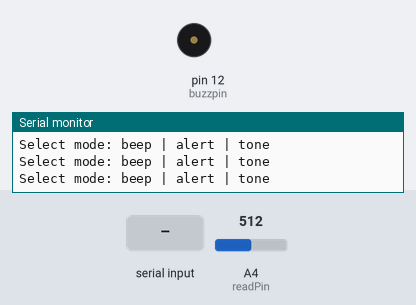
Bench run of a sketch on a simulated Arduino Uno, built with avr-gcc and run on an emulated ATmega328P. On the bench: buzzer (waves = sounding), the last lines printed to the serial monitor. The test bench sets the inputs (shaded band); at power-on: A4 (readPin) = 512.

Above: at 1.2 s.
1.3 s: "alert\n" received over Serial
2.8 s: "exit\n" received over Serial
5.8 s: "tone\n" received over Serial
At 7.2 s:
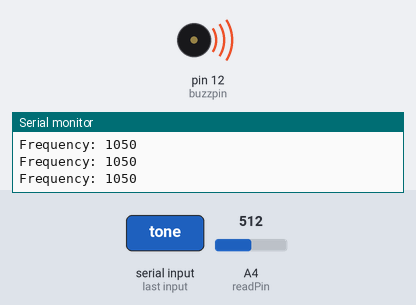
Timing chart, 0 to 8.8 s (numbered marks = the images above; inputs shaded):
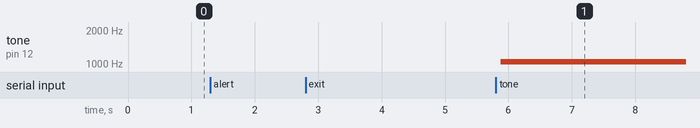

Measured:
- after the input at 5.8 s, tone on pin 12 (buzzpin): silent → 1050 Hz after 0.08 s

The sketch:

multi_mode_embedded_system1.ino
```cpp
int readPin=A4;
int buzzpin=12;

int mynum;
bool beepConfigured = false;
bool beepDone = false;
int value=0;
float volt;
int toneval;
int dt =300;

String mode="";

void playtone(String cmd){

  static int count = 0;

  // Ask user input
  if(!beepConfigured){
    Serial.println("Enter number of beeps: ");

    if(cmd != ""){
      mynum = cmd.toInt();

      if(mynum > 0){
        beepConfigured = true;
        beepDone = false;
      }
      else{
        Serial.println("Invalid number");
      }
    }
    return;
  }

  // Execute beeps
  if(!beepDone){
    if(count < mynum){
      digitalWrite(buzzpin, HIGH);
      delay(dt);
      digitalWrite(buzzpin, LOW);
      delay(dt);
      count++;
    }
    else{
      Serial.println("Beep complete");

      count = 0;
      beepConfigured = false;
      beepDone = false;
    }
  }
}
void readpot(){
  value = analogRead(readPin);
  // Convert ADC to voltage
  volt = (5./1023.)*value;
  Serial.print("voltage  is ");
  Serial.println(volt);
}
void alertvolt(){
// voltage alert system
  readpot();
  if(volt>2.5){
  	digitalWrite(buzzpin,HIGH);
  }
  else{
  digitalWrite(buzzpin,LOW);
  }
  delay(dt);
}

void generatetone(){
  value=analogRead(readPin);
  /*
  9toneval=(9940./1023.)*value+60;
  Serial.print("Tone value: ");
  Serial.println(toneval);
  digitalWrite(buzzpin, HIGH);
  delayMicroseconds(toneval);
  digitalWrite(buzzpin, LOW);
  delayMicroseconds(toneval);
  */
  toneval = map(value, 0, 1023, 100, 2000);

  Serial.print("Frequency: ");
  Serial.println(toneval);

  tone(buzzpin, toneval);
  delay(100);
}


void setup()
{
  pinMode(buzzpin, OUTPUT);
  pinMode(readPin, INPUT);
  Serial.begin(9600);
}
void loop()
{
  String cmd = "";

  //Read input once
  if(Serial.available() > 0){
    cmd = Serial.readStringUntil('\n');
    cmd.trim();
    cmd.toLowerCase();
  }

  //Mode selection
  if(mode == ""){
    Serial.println("Select mode: beep | alert | tone");

    if(cmd != ""){
      mode = cmd;
    }
    return;
  }

  // Exit works globally
  if(cmd == "exit"){
    Serial.println("Exiting mode...");
    mode = "";
    noTone(buzzpin);
    digitalWrite(buzzpin, LOW);

    beepConfigured = false;
    beepDone = false;
    return;
  }

  // Run modes
  if(mode == "beep"){
    playtone(cmd);
  }
  else if(mode == "alert"){
    alertvolt();
  }
  else if(mode == "tone"){
    generatetone();
  }
  else{
    Serial.println("Invalid mode");
    mode = "";
  }
}
```
